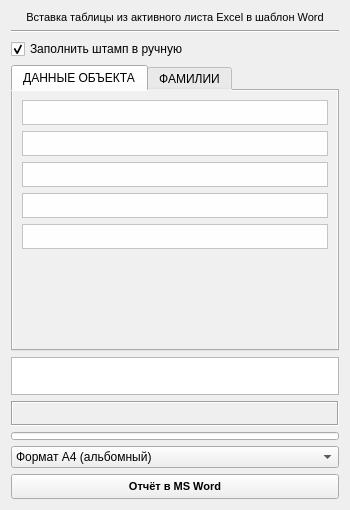
<?xml version="1.0" encoding="UTF-8"?>
<ui version="4.0">
 <class>Form</class>
 <widget class="QWidget" name="Form">
  <property name="geometry">
   <rect>
    <x>0</x>
    <y>0</y>
    <width>350</width>
    <height>510</height>
   </rect>
  </property>
  <property name="minimumSize">
   <size>
    <width>350</width>
    <height>510</height>
   </size>
  </property>
  <property name="maximumSize">
   <size>
    <width>350</width>
    <height>16777215</height>
   </size>
  </property>
  <property name="sizeIncrement">
   <size>
    <width>0</width>
    <height>0</height>
   </size>
  </property>
  <property name="baseSize">
   <size>
    <width>0</width>
    <height>0</height>
   </size>
  </property>
  <property name="windowTitle">
   <string>ExcelToWord</string>
  </property>
  <property name="windowIcon">
   <iconset>
    <normaloff>logo.ico</normaloff>logo.ico</iconset>
  </property>
  <property name="styleSheet">
   <string notr="true"/>
  </property>
  <layout class="QGridLayout" name="gridLayout">
   <item row="9" column="0">
    <widget class="QComboBox" name="comboBox">
     <property name="currentIndex">
      <number>0</number>
     </property>
     <item>
      <property name="text">
       <string>Формат А4 (альбомный)</string>
      </property>
     </item>
     <item>
      <property name="text">
       <string>Формат А4 (книжный)</string>
      </property>
     </item>
     <item>
      <property name="text">
       <string>Формат А3 (альбомный)</string>
      </property>
     </item>
     <item>
      <property name="text">
       <string>Формат А3 (книжный)</string>
      </property>
     </item>
     <item>
      <property name="text">
       <string>Спецификация оборудования, изделий и материалов</string>
      </property>
     </item>
    </widget>
   </item>
   <item row="6" column="0">
    <widget class="QPlainTextEdit" name="plainTextEdit_10">
     <property name="enabled">
      <bool>true</bool>
     </property>
     <property name="sizePolicy">
      <sizepolicy hsizetype="Expanding" vsizetype="Fixed">
       <horstretch>0</horstretch>
       <verstretch>0</verstretch>
      </sizepolicy>
     </property>
     <property name="minimumSize">
      <size>
       <width>0</width>
       <height>38</height>
      </size>
     </property>
     <property name="maximumSize">
      <size>
       <width>16777215</width>
       <height>38</height>
      </size>
     </property>
     <property name="plainText">
      <string/>
     </property>
     <property name="placeholderText">
      <string>Папка сохранения Word:  адрес открытого файла Excel  или укажите свою папку . . .</string>
     </property>
    </widget>
   </item>
   <item row="2" column="0">
    <widget class="QCheckBox" name="checkBox_3">
     <property name="text">
      <string>Заполнить штамп в ручную</string>
     </property>
     <property name="checked">
      <bool>true</bool>
     </property>
    </widget>
   </item>
   <item row="4" column="0">
    <widget class="QTabWidget" name="tabWidget">
     <property name="enabled">
      <bool>true</bool>
     </property>
     <property name="sizePolicy">
      <sizepolicy hsizetype="Minimum" vsizetype="Expanding">
       <horstretch>0</horstretch>
       <verstretch>0</verstretch>
      </sizepolicy>
     </property>
     <property name="styleSheet">
      <string notr="true">background-color: rgb(240, 240, 240);</string>
     </property>
     <property name="currentIndex">
      <number>0</number>
     </property>
     <property name="elideMode">
      <enum>Qt::ElideNone</enum>
     </property>
     <widget class="QWidget" name="tab_3">
      <attribute name="title">
       <string>ДАННЫЕ ОБЪЕКТА</string>
      </attribute>
      <layout class="QVBoxLayout" name="verticalLayout">
       <item>
        <widget class="QPlainTextEdit" name="plainTextEdit_4">
         <property name="sizePolicy">
          <sizepolicy hsizetype="Expanding" vsizetype="Fixed">
           <horstretch>0</horstretch>
           <verstretch>0</verstretch>
          </sizepolicy>
         </property>
         <property name="minimumSize">
          <size>
           <width>0</width>
           <height>25</height>
          </size>
         </property>
         <property name="maximumSize">
          <size>
           <width>16777215</width>
           <height>25</height>
          </size>
         </property>
         <property name="sizeIncrement">
          <size>
           <width>0</width>
           <height>0</height>
          </size>
         </property>
         <property name="toolTip">
          <string>&lt;html&gt;&lt;head/&gt;&lt;body&gt;&lt;p align=&quot;center&quot;&gt;&lt;br/&gt;&lt;/p&gt;&lt;/body&gt;&lt;/html&gt;</string>
         </property>
         <property name="styleSheet">
          <string notr="true">background-color: rgb(254, 254, 254);</string>
         </property>
         <property name="plainText">
          <string/>
         </property>
         <property name="placeholderText">
          <string>ШИФР_ОБЪЕКТА</string>
         </property>
        </widget>
       </item>
       <item>
        <widget class="QPlainTextEdit" name="plainTextEdit_5">
         <property name="sizePolicy">
          <sizepolicy hsizetype="Expanding" vsizetype="Fixed">
           <horstretch>0</horstretch>
           <verstretch>0</verstretch>
          </sizepolicy>
         </property>
         <property name="minimumSize">
          <size>
           <width>0</width>
           <height>25</height>
          </size>
         </property>
         <property name="maximumSize">
          <size>
           <width>16777215</width>
           <height>25</height>
          </size>
         </property>
         <property name="sizeIncrement">
          <size>
           <width>0</width>
           <height>0</height>
          </size>
         </property>
         <property name="styleSheet">
          <string notr="true">background-color: rgb(254, 254, 254);</string>
         </property>
         <property name="plainText">
          <string/>
         </property>
         <property name="placeholderText">
          <string>НАИМЕНОВАНИЕ_ОБЪЕКТА</string>
         </property>
        </widget>
       </item>
       <item>
        <widget class="QPlainTextEdit" name="plainTextEdit_6">
         <property name="sizePolicy">
          <sizepolicy hsizetype="Expanding" vsizetype="Fixed">
           <horstretch>0</horstretch>
           <verstretch>0</verstretch>
          </sizepolicy>
         </property>
         <property name="minimumSize">
          <size>
           <width>0</width>
           <height>25</height>
          </size>
         </property>
         <property name="maximumSize">
          <size>
           <width>16777215</width>
           <height>25</height>
          </size>
         </property>
         <property name="sizeIncrement">
          <size>
           <width>0</width>
           <height>0</height>
          </size>
         </property>
         <property name="styleSheet">
          <string notr="true">background-color: rgb(254, 254, 254);</string>
         </property>
         <property name="plainText">
          <string/>
         </property>
         <property name="placeholderText">
          <string>ПОЗИЦИЯ_ОБЪЕКТА</string>
         </property>
        </widget>
       </item>
       <item>
        <widget class="QPlainTextEdit" name="plainTextEdit_8">
         <property name="sizePolicy">
          <sizepolicy hsizetype="Expanding" vsizetype="Fixed">
           <horstretch>0</horstretch>
           <verstretch>0</verstretch>
          </sizepolicy>
         </property>
         <property name="minimumSize">
          <size>
           <width>0</width>
           <height>25</height>
          </size>
         </property>
         <property name="maximumSize">
          <size>
           <width>16777215</width>
           <height>25</height>
          </size>
         </property>
         <property name="sizeIncrement">
          <size>
           <width>0</width>
           <height>0</height>
          </size>
         </property>
         <property name="styleSheet">
          <string notr="true">background-color: rgb(254, 254, 254);</string>
         </property>
         <property name="plainText">
          <string/>
         </property>
         <property name="placeholderText">
          <string>Стадия</string>
         </property>
        </widget>
       </item>
       <item>
        <widget class="QPlainTextEdit" name="plainTextEdit_9">
         <property name="sizePolicy">
          <sizepolicy hsizetype="Expanding" vsizetype="Fixed">
           <horstretch>0</horstretch>
           <verstretch>0</verstretch>
          </sizepolicy>
         </property>
         <property name="minimumSize">
          <size>
           <width>0</width>
           <height>25</height>
          </size>
         </property>
         <property name="maximumSize">
          <size>
           <width>16777215</width>
           <height>25</height>
          </size>
         </property>
         <property name="sizeIncrement">
          <size>
           <width>0</width>
           <height>0</height>
          </size>
         </property>
         <property name="styleSheet">
          <string notr="true">background-color: rgb(254, 254, 254);</string>
         </property>
         <property name="plainText">
          <string/>
         </property>
         <property name="placeholderText">
          <string>Название спецификации</string>
         </property>
        </widget>
       </item>
       <item>
        <spacer name="verticalSpacer">
         <property name="orientation">
          <enum>Qt::Vertical</enum>
         </property>
         <property name="sizeHint" stdset="0">
          <size>
           <width>20</width>
           <height>40</height>
          </size>
         </property>
        </spacer>
       </item>
      </layout>
     </widget>
     <widget class="QWidget" name="tab_4">
      <attribute name="title">
       <string>ФАМИЛИИ</string>
      </attribute>
      <layout class="QGridLayout" name="gridLayout_3">
       <item row="2" column="0">
        <widget class="QFrame" name="frame">
         <property name="frameShape">
          <enum>QFrame::StyledPanel</enum>
         </property>
         <property name="frameShadow">
          <enum>QFrame::Raised</enum>
         </property>
         <layout class="QGridLayout" name="gridLayout_2">
          <property name="leftMargin">
           <number>0</number>
          </property>
          <property name="topMargin">
           <number>0</number>
          </property>
          <property name="rightMargin">
           <number>0</number>
          </property>
          <property name="bottomMargin">
           <number>0</number>
          </property>
          <property name="horizontalSpacing">
           <number>0</number>
          </property>
          <property name="verticalSpacing">
           <number>5</number>
          </property>
          <item row="1" column="0">
           <widget class="QPlainTextEdit" name="plainTextEdit_3">
            <property name="enabled">
             <bool>false</bool>
            </property>
            <property name="sizePolicy">
             <sizepolicy hsizetype="Expanding" vsizetype="Fixed">
              <horstretch>0</horstretch>
              <verstretch>0</verstretch>
             </sizepolicy>
            </property>
            <property name="minimumSize">
             <size>
              <width>0</width>
              <height>25</height>
             </size>
            </property>
            <property name="maximumSize">
             <size>
              <width>16777215</width>
              <height>25</height>
             </size>
            </property>
            <property name="plainText">
             <string/>
            </property>
            <property name="placeholderText">
             <string>Папка с подписями в формате :  *.jpg ,  *.png</string>
            </property>
           </widget>
          </item>
          <item row="0" column="0">
           <widget class="QCheckBox" name="checkBox">
            <property name="enabled">
             <bool>false</bool>
            </property>
            <property name="text">
             <string>Вставить подписи в штамп</string>
            </property>
           </widget>
          </item>
         </layout>
        </widget>
       </item>
       <item row="1" column="0">
        <widget class="QTableWidget" name="tableWidget_1">
         <property name="enabled">
          <bool>false</bool>
         </property>
         <property name="sizePolicy">
          <sizepolicy hsizetype="Expanding" vsizetype="Expanding">
           <horstretch>0</horstretch>
           <verstretch>0</verstretch>
          </sizepolicy>
         </property>
         <property name="minimumSize">
          <size>
           <width>0</width>
           <height>0</height>
          </size>
         </property>
         <property name="maximumSize">
          <size>
           <width>16777215</width>
           <height>16777215</height>
          </size>
         </property>
         <property name="font">
          <font>
           <pointsize>8</pointsize>
          </font>
         </property>
         <property name="styleSheet">
          <string notr="true"/>
         </property>
         <property name="frameShape">
          <enum>QFrame::NoFrame</enum>
         </property>
         <property name="frameShadow">
          <enum>QFrame::Plain</enum>
         </property>
         <property name="lineWidth">
          <number>1</number>
         </property>
         <property name="verticalScrollBarPolicy">
          <enum>Qt::ScrollBarAlwaysOff</enum>
         </property>
         <property name="horizontalScrollBarPolicy">
          <enum>Qt::ScrollBarAlwaysOff</enum>
         </property>
         <property name="autoScrollMargin">
          <number>16</number>
         </property>
         <property name="alternatingRowColors">
          <bool>false</bool>
         </property>
         <property name="selectionMode">
          <enum>QAbstractItemView::NoSelection</enum>
         </property>
         <property name="selectionBehavior">
          <enum>QAbstractItemView::SelectItems</enum>
         </property>
         <property name="textElideMode">
          <enum>Qt::ElideLeft</enum>
         </property>
         <property name="showGrid">
          <bool>true</bool>
         </property>
         <property name="gridStyle">
          <enum>Qt::CustomDashLine</enum>
         </property>
         <property name="sortingEnabled">
          <bool>false</bool>
         </property>
         <property name="wordWrap">
          <bool>true</bool>
         </property>
         <property name="cornerButtonEnabled">
          <bool>false</bool>
         </property>
         <property name="rowCount">
          <number>6</number>
         </property>
         <attribute name="horizontalHeaderVisible">
          <bool>false</bool>
         </attribute>
         <attribute name="horizontalHeaderMinimumSectionSize">
          <number>80</number>
         </attribute>
         <attribute name="horizontalHeaderDefaultSectionSize">
          <number>80</number>
         </attribute>
         <attribute name="horizontalHeaderShowSortIndicator" stdset="0">
          <bool>false</bool>
         </attribute>
         <attribute name="horizontalHeaderStretchLastSection">
          <bool>true</bool>
         </attribute>
         <attribute name="verticalHeaderVisible">
          <bool>false</bool>
         </attribute>
         <attribute name="verticalHeaderMinimumSectionSize">
          <number>25</number>
         </attribute>
         <attribute name="verticalHeaderDefaultSectionSize">
          <number>25</number>
         </attribute>
         <row>
          <property name="text">
           <string>1</string>
          </property>
         </row>
         <row>
          <property name="text">
           <string>2</string>
          </property>
         </row>
         <row>
          <property name="text">
           <string>3</string>
          </property>
         </row>
         <row>
          <property name="text">
           <string>4</string>
          </property>
         </row>
         <row>
          <property name="text">
           <string>5</string>
          </property>
         </row>
         <row>
          <property name="text">
           <string>6</string>
          </property>
         </row>
         <column>
          <property name="text">
           <string>Должность</string>
          </property>
         </column>
         <column>
          <property name="text">
           <string>Фамилия</string>
          </property>
         </column>
         <item row="0" column="0">
          <property name="text">
           <string>Разраб.</string>
          </property>
          <property name="textAlignment">
           <set>AlignLeading|AlignVCenter</set>
          </property>
          <property name="background">
           <brush brushstyle="SolidPattern">
            <color alpha="255">
             <red>240</red>
             <green>240</green>
             <blue>240</blue>
            </color>
           </brush>
          </property>
          <property name="flags">
           <set>ItemIsSelectable|ItemIsEditable|ItemIsDragEnabled|ItemIsDropEnabled|ItemIsUserCheckable</set>
          </property>
         </item>
         <item row="0" column="1">
          <property name="text">
           <string/>
          </property>
          <property name="textAlignment">
           <set>AlignLeading|AlignVCenter</set>
          </property>
          <property name="background">
           <brush brushstyle="SolidPattern">
            <color alpha="255">
             <red>254</red>
             <green>254</green>
             <blue>254</blue>
            </color>
           </brush>
          </property>
         </item>
         <item row="1" column="0">
          <property name="text">
           <string>Пров.</string>
          </property>
          <property name="textAlignment">
           <set>AlignLeading|AlignVCenter</set>
          </property>
          <property name="background">
           <brush brushstyle="SolidPattern">
            <color alpha="255">
             <red>240</red>
             <green>240</green>
             <blue>240</blue>
            </color>
           </brush>
          </property>
          <property name="flags">
           <set>ItemIsSelectable|ItemIsEditable|ItemIsDragEnabled|ItemIsDropEnabled|ItemIsUserCheckable</set>
          </property>
         </item>
         <item row="1" column="1">
          <property name="text">
           <string/>
          </property>
          <property name="textAlignment">
           <set>AlignLeading|AlignVCenter</set>
          </property>
          <property name="background">
           <brush brushstyle="SolidPattern">
            <color alpha="255">
             <red>254</red>
             <green>254</green>
             <blue>254</blue>
            </color>
           </brush>
          </property>
         </item>
         <item row="2" column="0">
          <property name="text">
           <string>Гл. спец.</string>
          </property>
          <property name="textAlignment">
           <set>AlignLeading|AlignVCenter</set>
          </property>
          <property name="background">
           <brush brushstyle="SolidPattern">
            <color alpha="255">
             <red>240</red>
             <green>240</green>
             <blue>240</blue>
            </color>
           </brush>
          </property>
         </item>
         <item row="2" column="1">
          <property name="text">
           <string/>
          </property>
          <property name="textAlignment">
           <set>AlignLeading|AlignVCenter</set>
          </property>
          <property name="background">
           <brush brushstyle="SolidPattern">
            <color alpha="255">
             <red>254</red>
             <green>254</green>
             <blue>254</blue>
            </color>
           </brush>
          </property>
         </item>
         <item row="3" column="0">
          <property name="text">
           <string>Нач. отд.</string>
          </property>
          <property name="textAlignment">
           <set>AlignLeading|AlignVCenter</set>
          </property>
          <property name="background">
           <brush brushstyle="SolidPattern">
            <color alpha="255">
             <red>240</red>
             <green>240</green>
             <blue>240</blue>
            </color>
           </brush>
          </property>
         </item>
         <item row="3" column="1">
          <property name="text">
           <string/>
          </property>
          <property name="textAlignment">
           <set>AlignLeading|AlignVCenter</set>
          </property>
          <property name="background">
           <brush brushstyle="SolidPattern">
            <color alpha="255">
             <red>254</red>
             <green>254</green>
             <blue>254</blue>
            </color>
           </brush>
          </property>
         </item>
         <item row="4" column="0">
          <property name="text">
           <string>Н. контр.</string>
          </property>
          <property name="textAlignment">
           <set>AlignLeading|AlignVCenter</set>
          </property>
          <property name="background">
           <brush brushstyle="SolidPattern">
            <color alpha="255">
             <red>240</red>
             <green>240</green>
             <blue>240</blue>
            </color>
           </brush>
          </property>
          <property name="flags">
           <set>ItemIsSelectable|ItemIsEditable|ItemIsDragEnabled|ItemIsDropEnabled|ItemIsUserCheckable</set>
          </property>
         </item>
         <item row="4" column="1">
          <property name="text">
           <string/>
          </property>
          <property name="textAlignment">
           <set>AlignLeading|AlignVCenter</set>
          </property>
          <property name="background">
           <brush brushstyle="SolidPattern">
            <color alpha="255">
             <red>254</red>
             <green>254</green>
             <blue>254</blue>
            </color>
           </brush>
          </property>
         </item>
         <item row="5" column="0">
          <property name="text">
           <string>ГИП</string>
          </property>
          <property name="textAlignment">
           <set>AlignLeading|AlignVCenter</set>
          </property>
          <property name="background">
           <brush brushstyle="SolidPattern">
            <color alpha="255">
             <red>240</red>
             <green>240</green>
             <blue>240</blue>
            </color>
           </brush>
          </property>
          <property name="flags">
           <set>ItemIsSelectable|ItemIsEditable|ItemIsDragEnabled|ItemIsDropEnabled|ItemIsUserCheckable</set>
          </property>
         </item>
         <item row="5" column="1">
          <property name="text">
           <string/>
          </property>
          <property name="textAlignment">
           <set>AlignLeading|AlignVCenter</set>
          </property>
          <property name="background">
           <brush brushstyle="SolidPattern">
            <color alpha="255">
             <red>254</red>
             <green>254</green>
             <blue>254</blue>
            </color>
           </brush>
          </property>
         </item>
        </widget>
       </item>
       <item row="0" column="0">
        <widget class="QCheckBox" name="checkBox_2">
         <property name="text">
          <string>Вставить фамилии в штамп</string>
         </property>
         <property name="checked">
          <bool>false</bool>
         </property>
        </widget>
       </item>
      </layout>
     </widget>
    </widget>
   </item>
   <item row="1" column="0">
    <widget class="Line" name="line">
     <property name="orientation">
      <enum>Qt::Horizontal</enum>
     </property>
    </widget>
   </item>
   <item row="7" column="0">
    <widget class="QLabel" name="label">
     <property name="sizePolicy">
      <sizepolicy hsizetype="Preferred" vsizetype="Expanding">
       <horstretch>0</horstretch>
       <verstretch>0</verstretch>
      </sizepolicy>
     </property>
     <property name="minimumSize">
      <size>
       <width>0</width>
       <height>25</height>
      </size>
     </property>
     <property name="maximumSize">
      <size>
       <width>16777215</width>
       <height>25</height>
      </size>
     </property>
     <property name="font">
      <font>
       <pointsize>8</pointsize>
      </font>
     </property>
     <property name="frameShape">
      <enum>QFrame::Box</enum>
     </property>
     <property name="frameShadow">
      <enum>QFrame::Sunken</enum>
     </property>
     <property name="text">
      <string/>
     </property>
     <property name="alignment">
      <set>Qt::AlignLeading|Qt::AlignLeft|Qt::AlignTop</set>
     </property>
     <property name="wordWrap">
      <bool>true</bool>
     </property>
    </widget>
   </item>
   <item row="10" column="0">
    <widget class="QPushButton" name="pushButton_4">
     <property name="sizePolicy">
      <sizepolicy hsizetype="Minimum" vsizetype="Expanding">
       <horstretch>0</horstretch>
       <verstretch>0</verstretch>
      </sizepolicy>
     </property>
     <property name="minimumSize">
      <size>
       <width>0</width>
       <height>25</height>
      </size>
     </property>
     <property name="maximumSize">
      <size>
       <width>16777215</width>
       <height>25</height>
      </size>
     </property>
     <property name="font">
      <font>
       <pointsize>8</pointsize>
       <weight>75</weight>
       <bold>true</bold>
      </font>
     </property>
     <property name="text">
      <string>Отчёт в MS Word</string>
     </property>
     <property name="shortcut">
      <string>Esc</string>
     </property>
    </widget>
   </item>
   <item row="0" column="0">
    <widget class="QLabel" name="label_2">
     <property name="sizePolicy">
      <sizepolicy hsizetype="Preferred" vsizetype="Expanding">
       <horstretch>0</horstretch>
       <verstretch>0</verstretch>
      </sizepolicy>
     </property>
     <property name="minimumSize">
      <size>
       <width>0</width>
       <height>13</height>
      </size>
     </property>
     <property name="maximumSize">
      <size>
       <width>16777215</width>
       <height>13</height>
      </size>
     </property>
     <property name="font">
      <font>
       <pointsize>8</pointsize>
      </font>
     </property>
     <property name="frameShape">
      <enum>QFrame::NoFrame</enum>
     </property>
     <property name="frameShadow">
      <enum>QFrame::Plain</enum>
     </property>
     <property name="text">
      <string>Вставка таблицы из активного листа Excel в шаблон Word</string>
     </property>
     <property name="alignment">
      <set>Qt::AlignHCenter|Qt::AlignTop</set>
     </property>
     <property name="wordWrap">
      <bool>true</bool>
     </property>
    </widget>
   </item>
   <item row="8" column="0">
    <widget class="QProgressBar" name="progressBar_1">
     <property name="minimumSize">
      <size>
       <width>0</width>
       <height>8</height>
      </size>
     </property>
     <property name="maximumSize">
      <size>
       <width>16777215</width>
       <height>8</height>
      </size>
     </property>
     <property name="styleSheet">
      <string notr="true">QProgressBar::chunk {
	background-color: rgb(100, 150, 150);
    margin: 2px;
}</string>
     </property>
     <property name="minimum">
      <number>0</number>
     </property>
     <property name="maximum">
      <number>100</number>
     </property>
     <property name="value">
      <number>0</number>
     </property>
     <property name="alignment">
      <set>Qt::AlignCenter</set>
     </property>
     <property name="textVisible">
      <bool>false</bool>
     </property>
     <property name="textDirection">
      <enum>QProgressBar::TopToBottom</enum>
     </property>
    </widget>
   </item>
  </layout>
 </widget>
 <tabstops>
  <tabstop>pushButton_4</tabstop>
  <tabstop>plainTextEdit_6</tabstop>
  <tabstop>plainTextEdit_8</tabstop>
  <tabstop>plainTextEdit_4</tabstop>
  <tabstop>plainTextEdit_5</tabstop>
  <tabstop>tabWidget</tabstop>
  <tabstop>tableWidget_1</tabstop>
 </tabstops>
 <resources/>
 <connections>
  <connection>
   <sender>checkBox_2</sender>
   <signal>clicked(bool)</signal>
   <receiver>tableWidget_1</receiver>
   <slot>setEnabled(bool)</slot>
   <hints>
    <hint type="sourcelabel">
     <x>194</x>
     <y>107</y>
    </hint>
    <hint type="destinationlabel">
     <x>173</x>
     <y>118</y>
    </hint>
   </hints>
  </connection>
  <connection>
   <sender>checkBox_3</sender>
   <signal>clicked(bool)</signal>
   <receiver>tabWidget</receiver>
   <slot>setEnabled(bool)</slot>
   <hints>
    <hint type="sourcelabel">
     <x>81</x>
     <y>53</y>
    </hint>
    <hint type="destinationlabel">
     <x>308</x>
     <y>108</y>
    </hint>
   </hints>
  </connection>
  <connection>
   <sender>checkBox_3</sender>
   <signal>clicked(bool)</signal>
   <receiver>plainTextEdit_10</receiver>
   <slot>setEnabled(bool)</slot>
   <hints>
    <hint type="sourcelabel">
     <x>147</x>
     <y>53</y>
    </hint>
    <hint type="destinationlabel">
     <x>254</x>
     <y>398</y>
    </hint>
   </hints>
  </connection>
  <connection>
   <sender>checkBox_2</sender>
   <signal>clicked(bool)</signal>
   <receiver>checkBox</receiver>
   <slot>setEnabled(bool)</slot>
   <hints>
    <hint type="sourcelabel">
     <x>217</x>
     <y>101</y>
    </hint>
    <hint type="destinationlabel">
     <x>217</x>
     <y>306</y>
    </hint>
   </hints>
  </connection>
  <connection>
   <sender>checkBox</sender>
   <signal>clicked(bool)</signal>
   <receiver>plainTextEdit_3</receiver>
   <slot>setEnabled(bool)</slot>
   <hints>
    <hint type="sourcelabel">
     <x>167</x>
     <y>310</y>
    </hint>
    <hint type="destinationlabel">
     <x>169</x>
     <y>340</y>
    </hint>
   </hints>
  </connection>
  <connection>
   <sender>checkBox_2</sender>
   <signal>clicked(bool)</signal>
   <receiver>frame</receiver>
   <slot>setEnabled(bool)</slot>
   <hints>
    <hint type="sourcelabel">
     <x>282</x>
     <y>101</y>
    </hint>
    <hint type="destinationlabel">
     <x>282</x>
     <y>312</y>
    </hint>
   </hints>
  </connection>
 </connections>
</ui>
